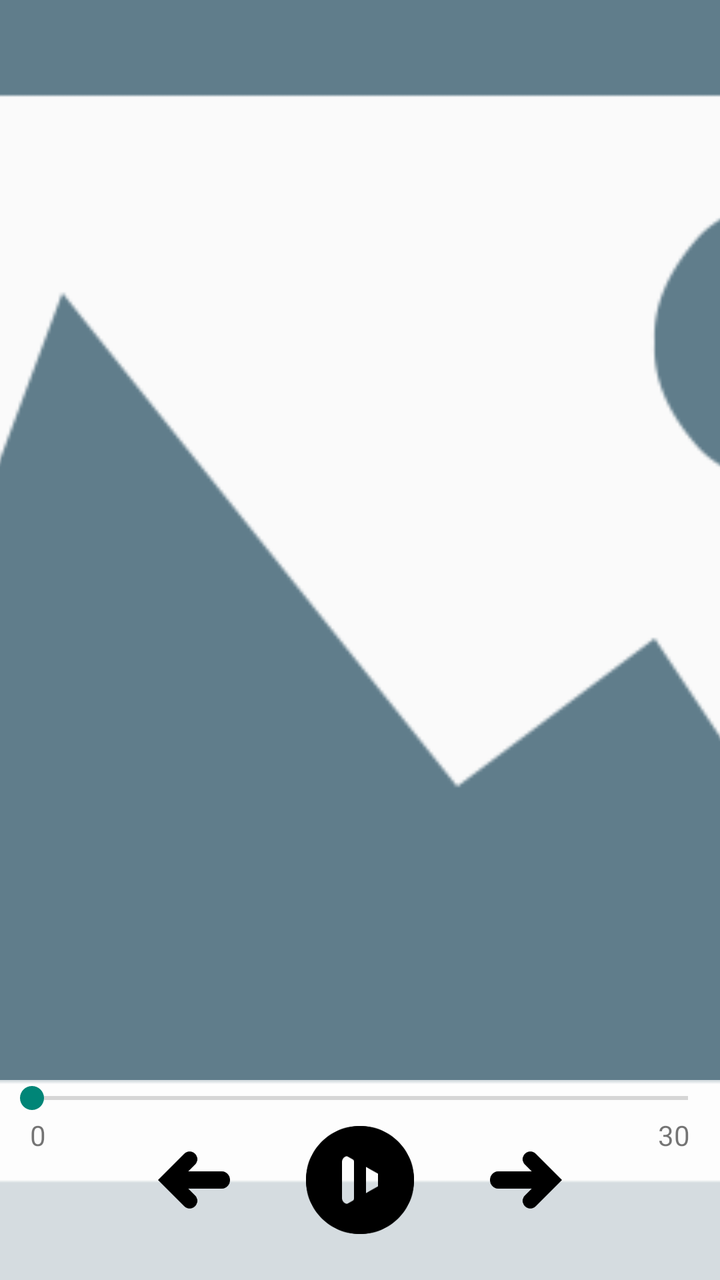
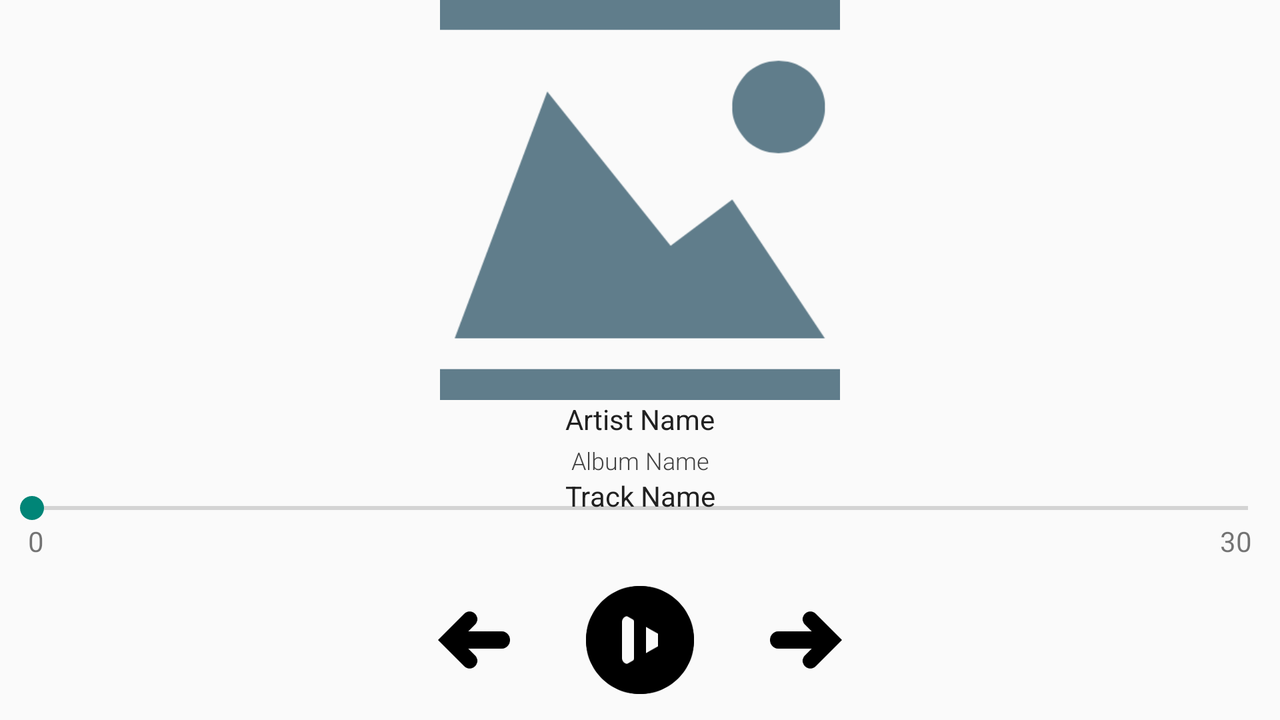

An Android layout and its configuration variant, each rendered on a device that would load it. The default file and the variant file are quoted in full after the pictures.
<!-- AndroidManifest.xml: application theme AppTheme -->
<!-- res/layout/fragment_track_playback.xml -->
<FrameLayout
    xmlns:android="http://schemas.android.com/apk/res/android"
    android:layout_width="match_parent"
    android:layout_height="match_parent">

    <ImageView
        android:id="@+id/playback_image"
        android:layout_width="match_parent"
        android:layout_height="match_parent"
        android:layout_alignParentLeft="true"
        android:layout_alignParentStart="true"
        android:layout_alignParentTop="true"
        android:adjustViewBounds="true"
        android:scaleType="centerCrop"
        android:src="@drawable/default_album_art"/>


    <RelativeLayout
        xmlns:android="http://schemas.android.com/apk/res/android"
        android:layout_width="match_parent"
        android:layout_height="100dp"
        android:background="#bbffffff"
        android:layout_gravity="center_horizontal|bottom">



        <SeekBar
            android:id="@+id/seek_bar"
            android:layout_width="match_parent"
            android:layout_height="wrap_content"
            android:indeterminate="false"
            android:max="30"
            android:layout_alignParentTop="true"
            android:layout_alignParentLeft="true"
            android:layout_alignParentStart="true"/>

        <RelativeLayout
            android:layout_width="match_parent"
            android:layout_height="60dp"
            android:layout_alignParentBottom="true"
            android:layout_alignParentLeft="true"
            android:layout_alignParentStart="true"
            android:layout_marginBottom="20dp">

            <ImageButton
                android:id="@+id/previous_track_button"
                android:layout_width="@dimen/media_player_control_small"
                android:layout_height="@dimen/media_player_control_small"
                android:layout_centerVertical="true"
                android:layout_marginEnd="33dp"
                android:layout_marginRight="33dp"
                android:layout_toLeftOf="@+id/imageButton"
                android:layout_toStartOf="@+id/imageButton"
                android:background="#00000000"
                android:scaleType="centerInside"
                android:src="@drawable/previous_button"/>

            <ImageButton
                android:id="@+id/imageButton"
                android:layout_width="@dimen/media_player_control"
                android:layout_height="@dimen/media_player_control"
                android:layout_alignTop="@+id/pause_button"
                android:layout_centerHorizontal="true"
                android:background="#00000000"
                android:scaleType="centerInside"
                android:src="@drawable/play_button"/>

            <ImageButton
                android:id="@+id/next_track_button"
                android:layout_width="@dimen/media_player_control_small"
                android:layout_height="@dimen/media_player_control_small"
                android:layout_alignTop="@+id/previous_track_button"
                android:layout_marginLeft="33dp"
                android:layout_marginStart="33dp"
                android:layout_toEndOf="@+id/imageButton"
                android:layout_toRightOf="@+id/imageButton"
                android:background="#00000000"
                android:scaleType="centerInside"
                android:src="@drawable/next_button"/>

            <ImageButton
                android:id="@+id/pause_button"
                android:layout_width="@dimen/media_player_control"
                android:layout_height="@dimen/media_player_control"
                android:layout_centerVertical="true"
                android:layout_toLeftOf="@+id/next_track_button"
                android:layout_toStartOf="@+id/next_track_button"
                android:background="#00000000"
                android:scaleType="centerInside"
                android:src="@drawable/pause_button"/>

        </RelativeLayout>

        <TextView
            android:id="@+id/playback_seek_value"
            android:layout_width="wrap_content"
            android:layout_height="wrap_content"
            android:layout_alignParentLeft="true"
            android:layout_alignParentStart="true"
            android:layout_below="@+id/seek_bar"
            android:layout_marginLeft="15dp"
            android:layout_marginStart="15dp"
            android:text="@string/playback_default_value"/>

        <TextView
            android:id="@+id/playback_length"
            android:layout_width="wrap_content"
            android:layout_height="wrap_content"
            android:text="@string/playback_track_length"
            android:layout_marginRight="15dp"
            android:layout_marginEnd="15dp"
            android:layout_below="@+id/seek_bar"
            android:layout_alignParentRight="true"
            android:layout_alignParentEnd="true"/>

    </RelativeLayout>
</FrameLayout>
<!-- resources referenced by this layout -->
<resources>
  <dimen name="media_player_control">60dp</dimen>
  <dimen name="media_player_control_small">40dp</dimen>
  <!-- drawable default_album_art: png bitmap (drawable, 11049 bytes) -->
  <!-- drawable next_button: png bitmap (drawable, 1805 bytes) -->
  <!-- drawable pause_button: png bitmap (drawable, 3278 bytes) -->
  <!-- drawable play_button: png bitmap (drawable, 3741 bytes) -->
  <!-- drawable previous_button: png bitmap (drawable, 1896 bytes) -->
  <string name="playback_default_value">0</string>
  <string name="playback_track_length">30</string>
  <!-- from res/values-v21/ -->
  <style name="AppTheme" parent="android:Theme.Material.Light.DarkActionBar">
          <item name="android:colorPrimary">@color/toolbar</item>
          <item name="android:colorPrimaryDark">@color/statusbar</item>
          <item name="android:navigationBarColor">@color/navigationBarColor</item>
      </style>
  <color name="toolbar">#43A047</color>
  <color name="statusbar">#2E7D32</color>
  <color name="navigationBarColor">#2E7D32</color>
</resources>
<!-- res/layout-land/fragment_track_playback.xml (the repository's variant of the layout above) -->
<!-- drawn on the phone turned sideways -->
<RelativeLayout
    xmlns:android="http://schemas.android.com/apk/res/android"
    android:layout_width="match_parent"
    android:layout_height="match_parent"
  >

    <ImageView
        android:id="@+id/playback_image"
        android:layout_width="200dp"
        android:layout_height="200dp"
        android:adjustViewBounds="true"
        android:scaleType="centerCrop"
        android:src="@drawable/default_album_art"
        android:layout_alignParentTop="true"
        android:layout_centerHorizontal="true"/>


    <TextView
        android:id="@+id/playback_artist_name"
        style="@style/primaryText"
        android:layout_width="match_parent"
        android:layout_height="wrap_content"
        android:gravity="center"
        android:text="@string/playback_artist_name"
        android:layout_below="@+id/playback_image"
        android:layout_alignParentLeft="true"
        android:layout_alignParentStart="true"/>


    <TextView
        android:id="@+id/playback_track_name"
        style="@style/primaryText"
        android:layout_width="match_parent"
        android:layout_height="wrap_content"
        android:gravity="center"
        android:text="@string/playback_track_title"
        android:layout_below="@+id/playback_album_name"
        android:layout_alignParentLeft="true"
        android:layout_alignParentStart="true"/>

    <TextView
        android:id="@+id/playback_album_name"
        style="@style/secondaryText"
        android:layout_width="match_parent"
        android:layout_height="wrap_content"
        android:gravity="center"
        android:text="@string/playback_album_name"
        android:layout_below="@+id/playback_image"
        android:layout_alignParentLeft="true"
        android:layout_alignParentStart="true"
        android:layout_marginTop="22dp"/>

    <RelativeLayout
        android:id="@+id/relativeLayout"
        android:layout_width="match_parent"
        android:layout_height="80dp"
        android:layout_alignParentBottom="true"
        android:layout_alignParentLeft="true"
        android:layout_alignParentStart="true">

        <ImageButton
            android:id="@+id/previous_track_button"
            android:layout_width="@dimen/media_player_control_small"
            android:layout_height="@dimen/media_player_control_small"
            android:layout_centerVertical="true"
            android:layout_marginEnd="33dp"
            android:layout_marginRight="33dp"
            android:layout_toLeftOf="@+id/imageButton"
            android:layout_toStartOf="@+id/imageButton"
            android:background="#00000000"
            android:scaleType="centerInside"
            android:src="@drawable/previous_button"/>

        <ImageButton
            android:id="@+id/imageButton"
            android:layout_width="@dimen/media_player_control"
            android:layout_height="@dimen/media_player_control"
            android:layout_alignTop="@+id/pause_button"
            android:layout_centerHorizontal="true"
            android:background="#00000000"
            android:scaleType="centerInside"
            android:src="@drawable/play_button"/>

        <ImageButton
            android:id="@+id/next_track_button"
            android:layout_width="@dimen/media_player_control_small"
            android:layout_height="@dimen/media_player_control_small"
            android:layout_alignTop="@+id/previous_track_button"
            android:layout_marginLeft="33dp"
            android:layout_marginStart="33dp"
            android:layout_toEndOf="@+id/imageButton"
            android:layout_toRightOf="@+id/imageButton"
            android:background="#00000000"
            android:scaleType="centerInside"
            android:src="@drawable/next_button"/>

        <ImageButton
            android:id="@+id/pause_button"
            android:layout_width="@dimen/media_player_control"
            android:layout_height="@dimen/media_player_control"
            android:layout_centerVertical="true"
            android:layout_toLeftOf="@+id/next_track_button"
            android:layout_toStartOf="@+id/next_track_button"
            android:background="#00000000"
            android:scaleType="centerInside"
            android:src="@drawable/pause_button"/>


    </RelativeLayout>

    <SeekBar
        android:id="@+id/seek_bar"
        android:layout_width="match_parent"
        android:layout_height="wrap_content"
        android:indeterminate="false"
        android:max="30"
        android:layout_above="@+id/relativeLayout"
        android:layout_alignParentLeft="true"
        android:layout_alignParentStart="true"
        android:layout_marginBottom="17dp"/>

    <TextView
        android:id="@+id/playback_length"
        android:layout_width="wrap_content"
        android:layout_height="wrap_content"
        android:text="@string/playback_track_length"
        android:layout_above="@+id/relativeLayout"
        android:layout_alignParentRight="true"
        android:layout_alignParentEnd="true"
        android:layout_marginRight="14dp"
        android:layout_marginEnd="14dp"/>

    <TextView
        android:id="@+id/playback_seek_value"
        android:layout_width="wrap_content"
        android:layout_height="wrap_content"
        android:text="@string/playback_default_value"
        android:layout_alignBaseline="@+id/playback_length"
        android:layout_alignBottom="@+id/playback_length"
        android:layout_alignParentLeft="true"
        android:layout_alignParentStart="true"
        android:layout_marginLeft="14dp"
        android:layout_marginStart="14dp"/>
</RelativeLayout>
<!-- resources referenced by the variant -->
<!-- as the phone turned sideways resolves them -->
<resources>
  <dimen name="media_player_control">60dp</dimen>
  <dimen name="media_player_control_small">40dp</dimen>
  <!-- drawable default_album_art: png bitmap (drawable, 11049 bytes) -->
  <!-- drawable next_button: png bitmap (drawable, 1805 bytes) -->
  <!-- drawable pause_button: png bitmap (drawable, 3278 bytes) -->
  <!-- drawable play_button: png bitmap (drawable, 3741 bytes) -->
  <!-- drawable previous_button: png bitmap (drawable, 1896 bytes) -->
  <string name="playback_album_name">Album Name</string>
  <string name="playback_artist_name">Artist Name</string>
  <string name="playback_default_value">0</string>
  <string name="playback_track_length">30</string>
  <string name="playback_track_title">Track Name</string>
  <!-- from res/values-v21/ -->
  <style name="primaryText" parent="android:Widget.Material.TextView">
          <item name="android:textColor">@color/dark_text</item>
          <item name="android:textSize">@dimen/medium_text</item>
      </style>
  <!-- from res/values-v21/ -->
  <style name="secondaryText" parent="android:Widget.Material.TextView">
          <item name="android:textColor">@color/medium_dark_text</item>
          <item name="android:fontFamily">sans-serif-light</item>
          <item name="android:textSize">@dimen/small_text</item>
      </style>
  <!-- from res/values-v21/ -->
  <style name="AppTheme" parent="android:Theme.Material.Light.DarkActionBar">
          <item name="android:colorPrimary">@color/toolbar</item>
          <item name="android:colorPrimaryDark">@color/statusbar</item>
          <item name="android:navigationBarColor">@color/navigationBarColor</item>
      </style>
  <color name="dark_text">#212121</color>
  <dimen name="medium_text">14sp</dimen>
  <color name="medium_dark_text">#424242</color>
  <dimen name="small_text">12sp</dimen>
  <color name="toolbar">#43A047</color>
  <color name="statusbar">#2E7D32</color>
  <color name="navigationBarColor">#2E7D32</color>
</resources>
